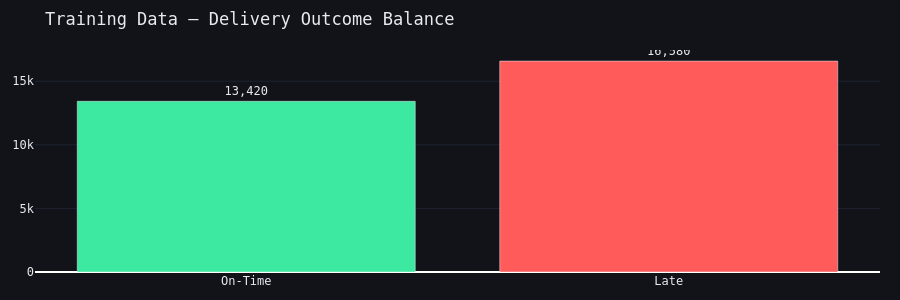

Notebook source saved alongside this figure:
### Markdown cell above
---
## Model 1 — Late Delivery Predictor 🚦
**Can we predict late deliveries BEFORE the truck departs?**
Run **Cell 2A** then **Cell 2B**.

### Code cell
# CELL 2A — Load data + Train Late Delivery model
import requests, warnings
import numpy as np
import pandas as pd
import plotly.graph_objects as go
from plotly.subplots import make_subplots
from sklearn.ensemble import RandomForestClassifier
from sklearn.model_selection import train_test_split
from sklearn.preprocessing import LabelEncoder
from sklearn.metrics import (accuracy_score, roc_auc_score, roc_curve,
                             confusion_matrix, classification_report)
warnings.filterwarnings("ignore")

API = "https://YOUR_PROJECT_REF.supabase.co/functions/v1/analytics"
C = dict(yellow="#f0c040",green="#3de8a0",blue="#5b8cff",red="#ff5b5b",
         orange="#ff9f40",purple="#c77dff",surface="#111318",border="#1e2330")
LAYOUT = dict(paper_bgcolor=C["surface"],plot_bgcolor=C["surface"],
              font=dict(family="DM Mono, monospace",color="#e8eaf0",size=12),
              margin=dict(l=20,r=20,t=50,b=20),
              hoverlabel=dict(bgcolor="#1e2330",font_color="#e8eaf0"))

# ── Fetch data ──
print("Fetching delivery data (30–60 seconds)...")
r = requests.get(API, params={"query":"ml_late_delivery"}, timeout=90)
r.raise_for_status()
df_raw = pd.DataFrame(r.json().get("data") or [])

num_cols = ["actual_distance_miles","average_mpg","actual_duration_hours",
            "idle_time_hours","day_of_week","month","typical_distance_miles",
            "weight_lbs","pieces","years_experience","detention_minutes","late"]
for c in num_cols:
    df_raw[c] = pd.to_numeric(df_raw[c], errors="coerce")

le_lt = LabelEncoder(); le_bt = LabelEncoder()
df_raw["load_type_enc"]    = le_lt.fit_transform(df_raw["load_type"].astype(str))
df_raw["booking_type_enc"] = le_bt.fit_transform(df_raw["booking_type"].astype(str))

df_late = df_raw.dropna(subset=["actual_distance_miles","average_mpg",
                                 "weight_lbs","years_experience","late"]).copy()

late_n   = int(df_late["late"].sum())
ontime_n = len(df_late) - late_n
print(f"Records: {len(df_late):,}  |  On-time: {ontime_n:,}  |  Late: {late_n:,}")

# ── Train ──
M1_FEATURES = ["actual_distance_miles","average_mpg","actual_duration_hours",
               "idle_time_hours","day_of_week","month","typical_distance_miles",
               "weight_lbs","years_experience","load_type_enc","booking_type_enc"]

X = df_late[M1_FEATURES].fillna(df_late[M1_FEATURES].median())
y = df_late["late"].astype(int)

X_tr, X_te, y_tr, y_te = train_test_split(X, y, test_size=0.2, random_state=42, stratify=y)
print(f"Training set: {len(X_tr):,}  |  Test set: {len(X_te):,}")
print("Training Random Forest...")

m1 = RandomForestClassifier(n_estimators=100, max_depth=8,
                             class_weight="balanced", random_state=42, n_jobs=-1)
m1.fit(X_tr, y_tr)

y_pred = m1.predict(X_te)
y_prob = m1.predict_proba(X_te)[:,1]
m1_acc = accuracy_score(y_te, y_pred)
m1_auc = roc_auc_score(y_te, y_prob)

print(f"\n✅ Model 1 trained!")
print(f"  Accuracy : {m1_acc*100:.1f}%")
print(f"  ROC-AUC  : {m1_auc:.3f}  (1.0=perfect, 0.5=random)")
print()
print(classification_report(y_te, y_pred, target_names=["On-Time","Late"]))

# ── Class balance chart ──
fig = go.Figure(go.Bar(
    x=["On-Time","Late"], y=[ontime_n,late_n],
    marker_color=[C["green"],C["red"]],
    text=[f"{ontime_n:,}",f"{late_n:,}"], textposition="outside"
))
fig.update_layout(**LAYOUT,title="Training Data — Delivery Outcome Balance",
                  height=300,showlegend=False)
fig.update_yaxes(gridcolor=C["border"])
fig.update_xaxes(gridcolor="rgba(0,0,0,0)")
fig.show()

# Store for Cell 2B
m1_vars = {"m1":m1,"X_te":X_te,"y_te":y_te,"y_pred":y_pred,
           "y_prob":y_prob,"m1_acc":m1_acc,"m1_auc":m1_auc,
           "M1_FEATURES":M1_FEATURES}
print("\n→ Now run Cell 2B for charts and predictions")

### Figure 1 — Plotly figure (JSON) as saved in the notebook; plotly's stock layout.template omitted (floating-point values rounded to 4 significant figures)
{"data": [{"marker": {"color": ["#3de8a0", "#ff5b5b"]}, "text": ["13,420", "16,580"], "textposition": "outside", "x": ["On-Time", "Late"], "y": [13420, 16580], "type": "bar"}], "layout": {"font": {"family": "DM Mono, monospace", "color": "#e8eaf0", "size": 12}, "margin": {"l": 20, "r": 20, "t": 50, "b": 20}, "hoverlabel": {"font": {"color": "#e8eaf0"}, "bgcolor": "#1e2330"}, "paper_bgcolor": "#111318", "plot_bgcolor": "#111318", "title": {"text": "Training Data — Delivery Outcome Balance"}, "height": 300, "showlegend": false, "yaxis": {"gridcolor": "#1e2330"}, "xaxis": {"gridcolor": "rgba(0,0,0,0)"}}}
